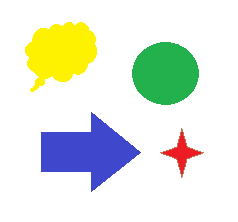
#> input picture Kuning/kuning01.png, 238 x 222 px; its folder holds 3 pictures in this run
$ python yellowChecker.py
#> lines starting #> are read from the running program, lines starting #| are printed output that depends on the picture; after the words box and inside, x2 and y2 are one past the last pixel; in counts of white or black regions, pixels touching at a corner belong together
import cv2
import numpy as np

for i in range(1, 4):
    img = cv2.imread('kuning0' + str(i) + '.png', 1)
#> img is the input picture: shape (222, 238, 3); mean B, G, R 221.6, 233.2, 226.3
    hsv = cv2.cvtColor(img, cv2.COLOR_BGR2HSV)
#> hsv: shape (222, 238, 3); mean H, S, V 16.6, 44.6, 245.9

    lower_api0 = np.array([20, 235, 235])
    upper_api0 = np.array([40, 255, 255])
    mask1 = cv2.inRange(hsv, lower_api0, upper_api0)
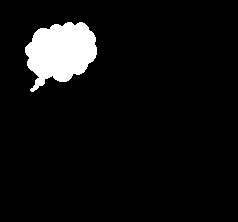
#> mask1: shape (222, 238); 6.3% white; 1 white region, box (x1, y1, x2, y2) and area: (25, 22, 97, 92) 3353

    mask = mask1

    new_img = cv2.bitwise_and(img, img, mask=mask)
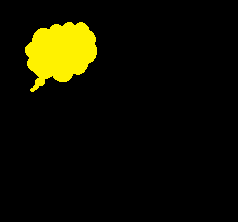
#> new_img: shape (222, 238, 3); mean B, G, R 0, 15.4, 16.2

    cv2.imshow("hasil" + str(i) + ".png", new_img)
    cv2.imshow('image', img)

    # menunggu tombol key ditekan
    cv2.waitKey(0)
    cv2.destroyAllWindows()
#> pass 2 of the loop `for i in range(1, 4):`:
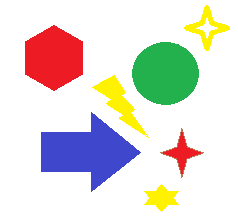
#> input picture Kuning/kuning02.png, 238 x 222 px
#> img is the input picture: shape (222, 238, 3); mean B, G, R 215.7, 221.1, 225.3
#> hsv: shape (222, 238, 3); mean H, S, V 25.6, 50.8, 245
#> `mask1 = cv2.inRange(hsv, lower_api0, upper_api0)`:
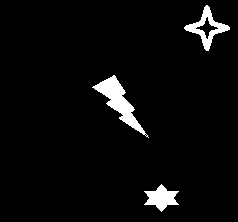
#> mask1: shape (222, 238); 4% white; 3 white regions, box (x1, y1, x2, y2) and area: (92, 75, 149, 138) 982, (184, 5, 230, 51) 610, (144, 184, 179, 212) 511
#> `new_img = cv2.bitwise_and(img, img, mask=mask)`:
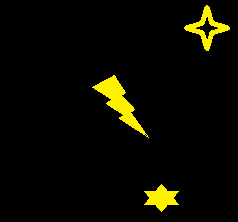
#> new_img: shape (222, 238, 3); mean B, G, R 0, 9.6, 10.1
#> pass 3 of the loop `for i in range(1, 4):`:
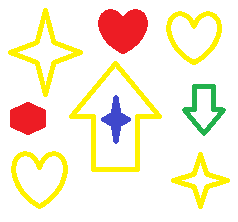
#> input picture Kuning/kuning03.png, 238 x 222 px
#> img is the input picture: shape (222, 238, 3); mean B, G, R 215.6, 239.7, 249.1
#> hsv: shape (222, 238, 3); mean H, S, V 13.7, 41.4, 252.5
#> `mask1 = cv2.inRange(hsv, lower_api0, upper_api0)`:
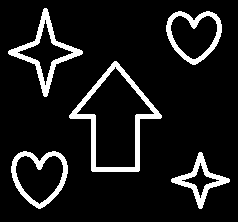
#> mask1: shape (222, 238); 10.1% white; 5 white regions, box (x1, y1, x2, y2) and area: (69, 61, 162, 172) 1638, (8, 8, 83, 97) 1175, (11, 151, 68, 209) 893, (166, 11, 222, 65) 847, (171, 152, 230, 209) 799
#> `new_img = cv2.bitwise_and(img, img, mask=mask)`:
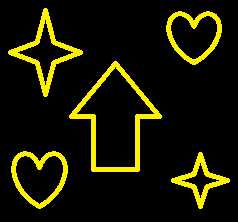
#> new_img: shape (222, 238, 3); mean B, G, R 0, 24.5, 25.8
